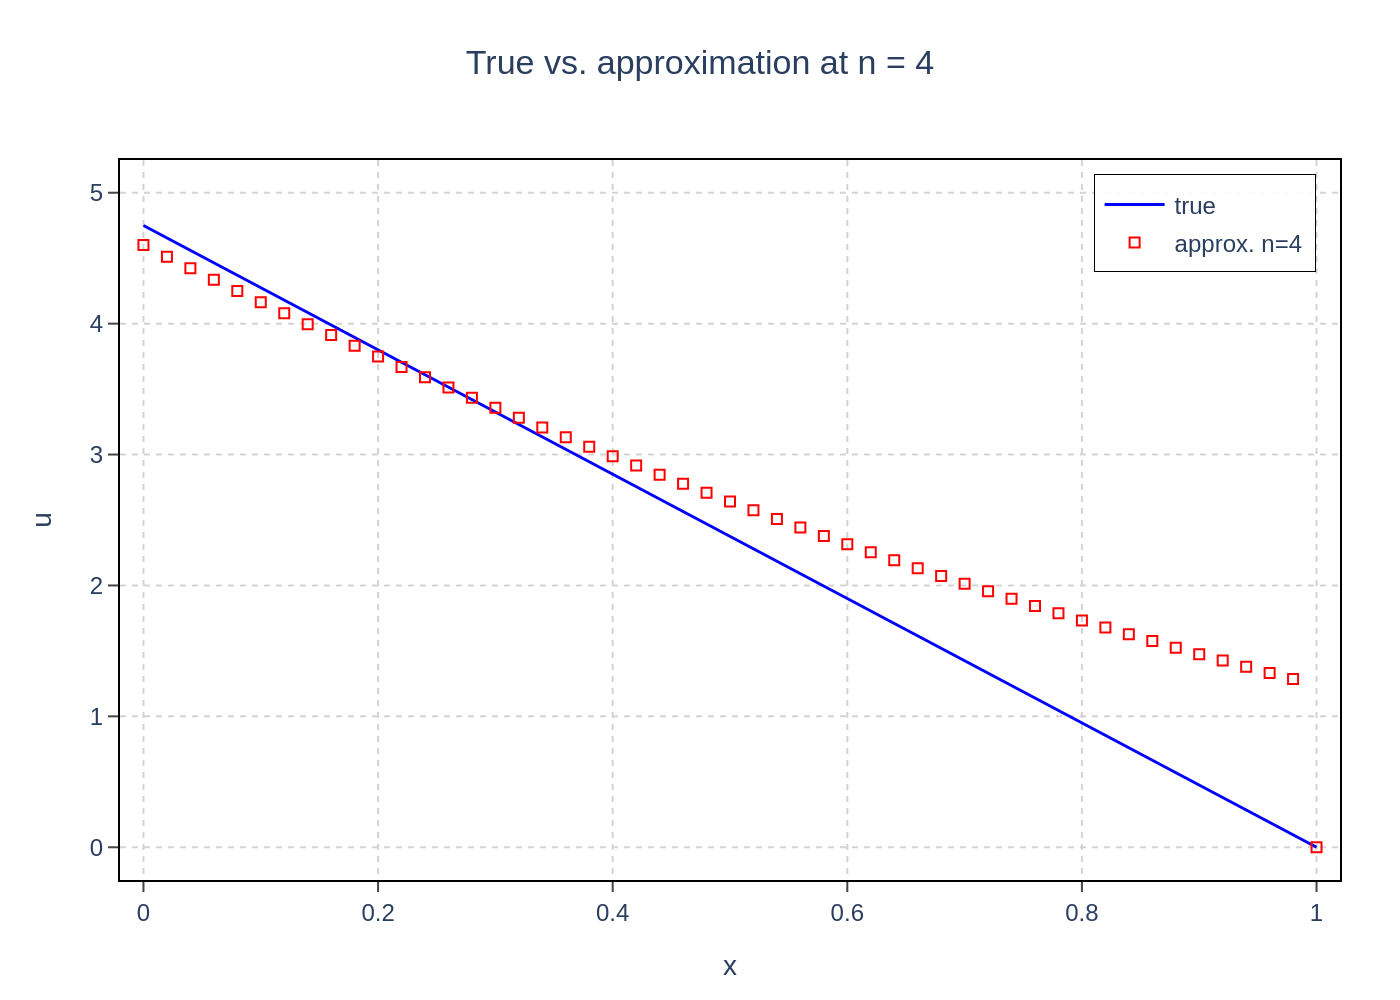

Write the Python code that produced this figure.
import sys
import json
import pathlib
import plotly.graph_objects as go

# Ensure a JSON file path is provided as a command-line argument
if len(sys.argv) != 2:
    print(f"Usage: python {pathlib.Path(__file__).name} <json_file_path>")
    sys.exit(1)

json_path = pathlib.Path(sys.argv[1])

# Check if the JSON file exists
if not json_path.is_file():
    print(f"Error: File not found at {json_path}")
    sys.exit(1)

# Load data from the JSON file
with open(json_path, 'r', encoding='utf-8') as f:
    chart_info = json.load(f)

# Extract data components from the loaded JSON
chart_data = chart_info['chart_data']
texts = chart_info['texts']
colors = chart_info['colors']

# Initialize a Plotly Figure
fig = go.Figure()

# Add the 'true' line trace
fig.add_trace(go.Scatter(
    x=chart_data[0]['x'],
    y=chart_data[0]['y'],
    name=chart_data[0]['name'],
    mode='lines',
    line=dict(color=colors[0], width=1.5)
))

# Add the 'approx. n=4' scatter trace with open square markers
fig.add_trace(go.Scatter(
    x=chart_data[1]['x'],
    y=chart_data[1]['y'],
    name=chart_data[1]['name'],
    mode='markers',
    marker=dict(
        symbol='square-open',
        color=colors[1],
        size=5,
        line=dict(width=1)
    )
))

# Configure the layout of the chart
fig.update_layout(
    title=dict(
        text=texts['title'],
        x=0.5,
        y=0.95,
        xanchor='center'
    ),
    xaxis_title=texts['x_axis_title'],
    yaxis_title=texts['y_axis_title'],
    font=dict(
        family="Arial",
        size=12
    ),
    plot_bgcolor='white',
    xaxis=dict(
        range=[-0.02, 1.02],
        showgrid=True,
        gridcolor='#d3d3d3',
        griddash='dot',
        zeroline=False,
        showline=True,
        linecolor='black',
        linewidth=1,
        mirror=True,
        ticks='outside'
    ),
    yaxis=dict(
        range=[-0.25, 5.25],
        showgrid=True,
        gridcolor='#d3d3d3',
        griddash='dot',
        zeroline=False,
        showline=True,
        linecolor='black',
        linewidth=1,
        mirror=True,
        ticks='outside'
    ),
    legend=dict(
        x=0.98,
        y=0.98,
        xanchor='right',
        yanchor='top',
        bgcolor='rgba(255, 255, 255, 0.9)',
        bordercolor='black',
        borderwidth=0.5
    ),
    margin=dict(l=60, r=30, t=80, b=60)
)

# Determine the output filename from the input JSON path
output_filename = f"{json_path.stem}.png"

# Save the figure to a PNG file with a high resolution
fig.write_image(output_filename, scale=2)
print(f"Chart saved to {output_filename}")
